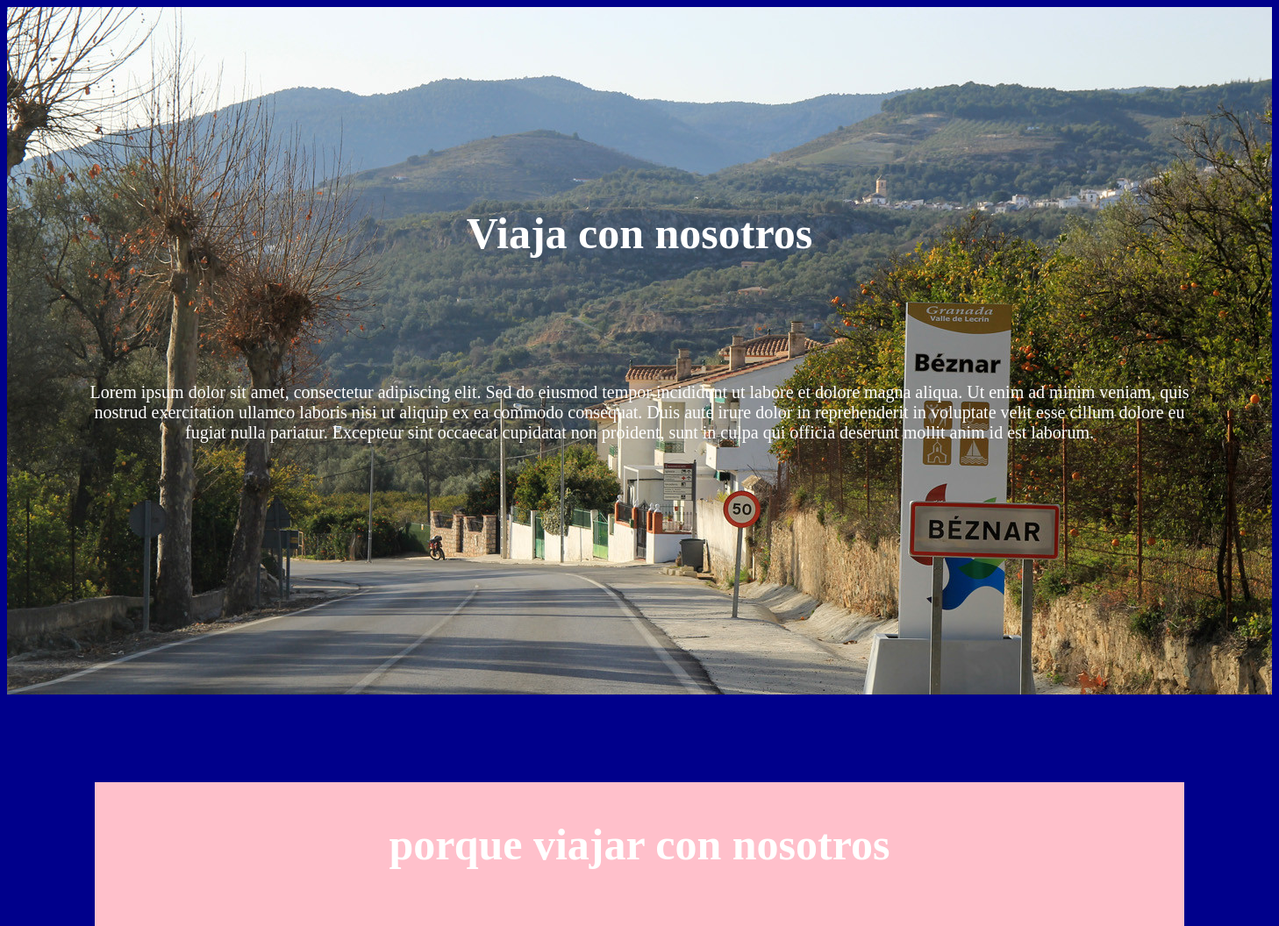
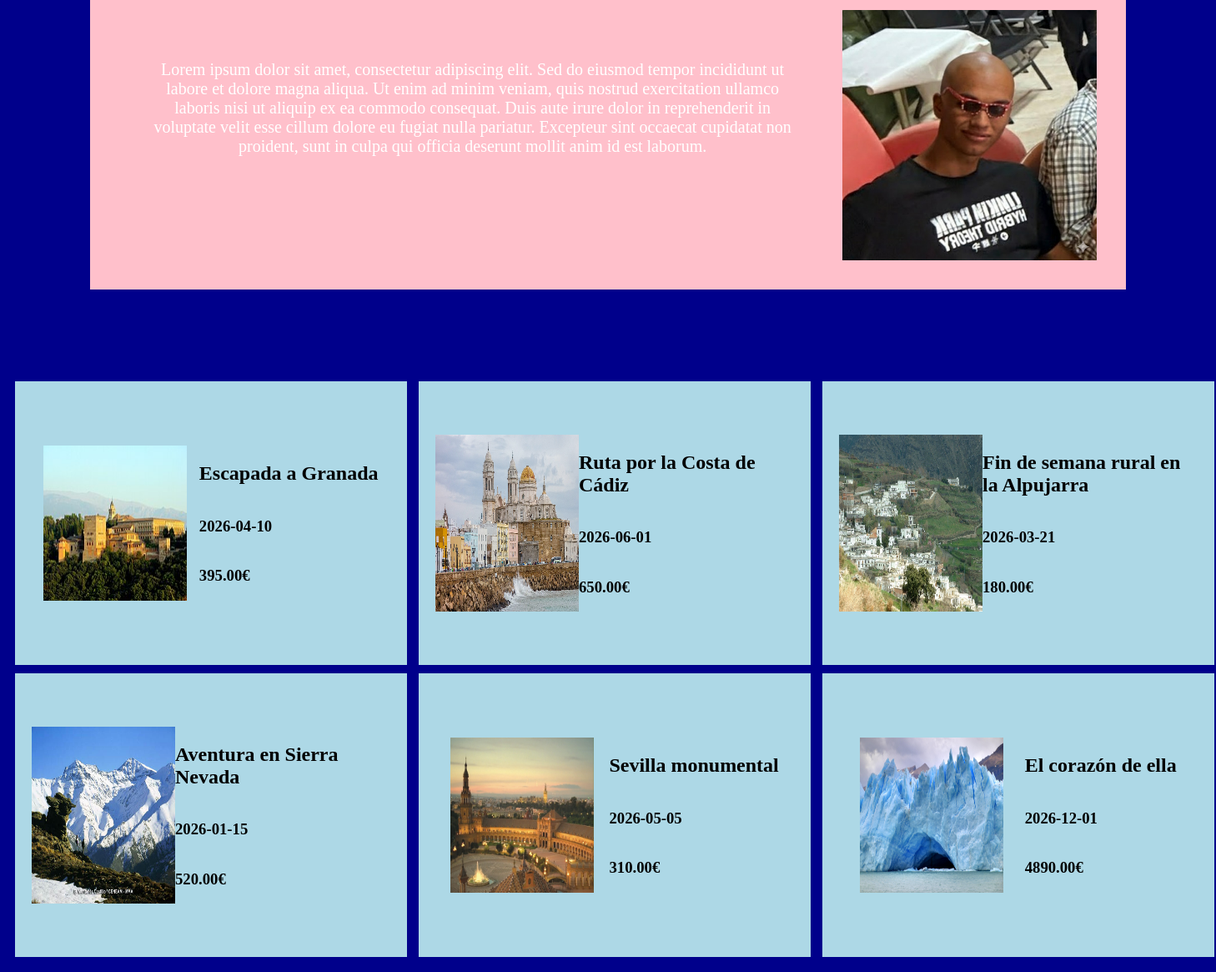
Page /app/vistas/home/homeBody.php on the committed database (2 pictures, top to bottom).
### tables this page shows
CREATE TABLE `viajes` (
  `id_viaje` int(11) NOT NULL,
  `titulo` varchar(255) NOT NULL,
  `descripcion` text NOT NULL,
  `fecha_inicio` date NOT NULL,
  `fecha_fin` date NOT NULL,
  `precio` decimal(10,2) NOT NULL,
  `destacado` tinyint(1) NOT NULL,
  `tipo_de_viaje` varchar(100) NOT NULL,
  `plazas` int(11) NOT NULL,
  `imagen` varchar(255) NOT NULL
);

### app/vistas/home/gridHome.php (the view, shortened to what this page needs)
<?php
$servername = "localhost";
$username = "root";
$password = "root";
$dbname = "viajes_db";
$conn = new mysqli($servername, $username, $password, $dbname);
$stmt = $conn->prepare("SELECT * FROM viajes WHERE id_viaje = ?");
$stmt->bind_param("i", $id_viaje);
$stmt->execute();
$result = $stmt->get_result();
if ($result->num_rows === 1) {
    $viaje = $result->fetch_assoc();
    $titulo = $viaje["titulo"] . "<br>";
    $fecha = $viaje["fecha_inicio"] . "<br>";
    $precio = $viaje["precio"] . "€<br>";
    $imagen = $viaje["imagen"];
} else {
    echo "Viaje no encontrado";
}
?>
<div class="containerRow" style="justify-content: space-evenly;">
    <img src="../assets/imagenes/<?php echo $imagen; ?>" style="width: 40%; height: auto;">
    <div class="containerColumn">
        <h2>
            <?php echo $titulo; ?>
        </h2>
        <h3>
            <?php echo $fecha; ?>
        </h3>
        <h3>
            <?php echo $precio; ?>
        </h3>
    </div>
</div>

### app/vistas/home/homeBody.php (shortened to what this page needs)
<body>
    <div style="background-image: url('../assets/imagenes/beznar.jpg'); width: 100%; height: 100%;"
        class="containerColumn">
        <h2 style="text-align: center; color: white; font-size: 50;">Viaja con nosotros</h2>
        <p style="text-align: center; color: white; padding:80px; font-size: 20;">
            Lorem ipsum dolor sit amet, consectetur adipiscing elit.
            Sed do eiusmod tempor incididunt ut labore et dolore magna aliqua.
            Ut enim ad minim veniam, quis nostrud exercitation ullamco laboris nisi ut aliquip ex ea commodo consequat.
            Duis aute irure dolor in reprehenderit in voluptate velit esse cillum dolore eu fugiat nulla pariatur.
            Excepteur sint occaecat cupidatat non proident, sunt in culpa qui officia deserunt mollit anim id est
            laborum.</p>
    </div>
    <div class="containerColumn" style="justify-self: center;  padding: 100px">
        <div style="background-color: pink;">
            <h2 style="text-align: center; color: white; font-size: 50;">porque viajar con nosotros</h2>
            <div class="containerRow" style="padding: 25px">
                <p style="text-align: center; color: white; padding:50px; font-size: 20;">
                    Lorem ipsum dolor sit amet, consectetur adipiscing elit.
                    Sed do eiusmod tempor incididunt ut labore et dolore magna aliqua.
                    Ut enim ad minim veniam, quis nostrud exercitation ullamco laboris nisi ut aliquip ex ea commodo
                    consequat.
                    Duis aute irure dolor in reprehenderit in voluptate velit esse cillum dolore eu fugiat nulla
                    pariatur.
                    Excepteur sint occaecat cupidatat non proident, sunt in culpa qui officia deserunt mollit anim id
                    est laborum.</p>
                <img src="../assets/imagenes/provisional.png" style="width: 400px; height: 300px; padding: 10px;">
            </div>
        </div>
    </div>
    <div class="gridhome">
        <?php
        $servername = "localhost";
        $username = "root";
        $password = "root";
        $dbname = "viajes_db";
        $conn = new mysqli($servername, $username, $password, $dbname);
        $sql = "SELECT id_viaje FROM viajes";
        $resultado = $conn->query($sql);
        while ($fila = $resultado->fetch_assoc()) {
            $id_viaje = $fila['id_viaje'];
            ?>
            <div class="insideGridhome">
                <?php include 'gridHome.php'; ?>
            </div>
            <?php
        }
        ?>
    </div>
</body>

### app/assets/estilos/generalCss.php (style rules this page uses)
.containerRow { display: flex; justify-content: space-around; }
.containerColumn { display: flex; flex-direction: column; justify-content: center; }
.gridhome { display: grid; grid-template-columns: auto auto auto; gap: 10px; padding: 10px; width: 100%; }
html, body { background-color: darkblue; }

### app/vistas/home/homeBody.php (style rules this page uses)
.insideGridhome { display: flex; justify-content: center; align-items: center; background-color: lightblue; padding: 20px; width: 430px; height: 300px; }

### rows in the picture
viajes: imagen (picture), titulo "Escapada a Granada", fecha_inicio "2026-04-10", precio "395.00"
viajes: imagen (picture), titulo "Ruta por la Costa de Cádiz", fecha_inicio "2026-06-01", precio "650.00"
viajes: imagen (picture), titulo "Fin de semana rural en la Alpujarra", fecha_inicio "2026-03-21", precio "180.00"
viajes: imagen (picture), titulo "Aventura en Sierra Nevada", fecha_inicio "2026-01-15", precio "520.00"
viajes: imagen (picture), titulo "Sevilla monumental", fecha_inicio "2026-05-05", precio "310.00"
viajes: imagen (picture), titulo "El corazón de ella", fecha_inicio "2026-12-01", precio "4890.00"
